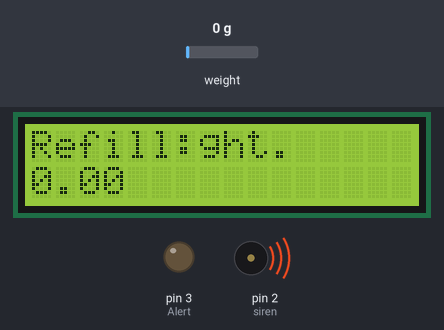
Bench run of a sketch on a simulated Arduino Uno, built with avr-gcc and run on an emulated ATmega328P. On the bench: 16×2 character LCD, output pins drawn as LEDs (lit = HIGH), buzzer (waves = sounding, pin HIGH). Inputs (shaded band) come from the test bench; at power-on: weight on the scale 0 g. What the sketch prints to the serial monitor is not drawn.

Above: at 11.7 s.
11.8 s: weight on the scale set to 100 g
At 12.5 s:
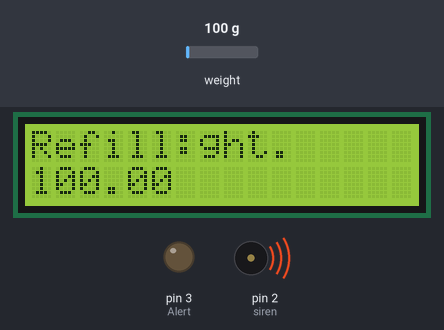
14.8 s: weight on the scale set to 324 g
At 16.0 s:
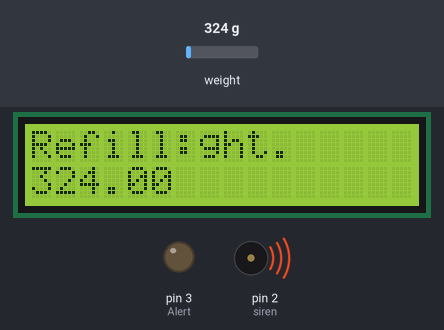
17.8 s: weight on the scale set to 375 g
At 18.6 s:
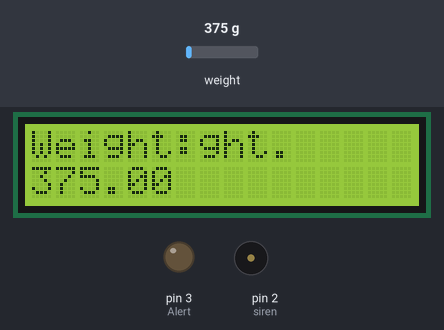
19.3 s: weight on the scale set to 100 g
At 19.9 s:
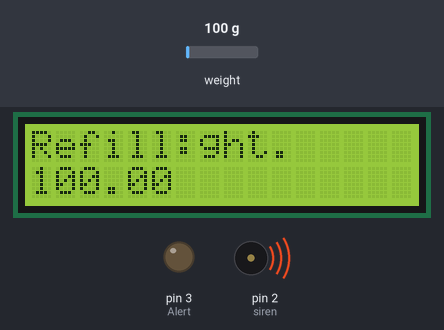
Timing chart, 0 to 22.3 s (numbered marks = the images above; inputs shaded):
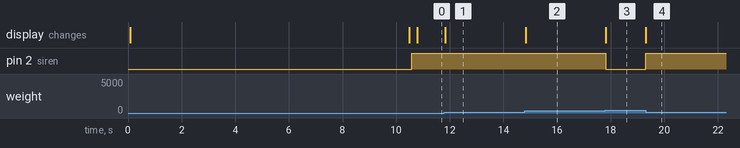

Measured:
- the behaviour switches between 359 and 360 g on weight on the scale (found by bisection; images 2 and 3)
- after the input at 11.8 s, the display: changes at once (image 1)
- after the input at 14.8 s, the display: changes at once (image 2)
- after the input at 17.8 s, pin 2 (siren): HIGH → LOW at once; the display: changes at once (image 3)
- after the input at 19.3 s, pin 2 (siren): LOW → HIGH at once; the display: changes at once (image 4)

The sketch:

Arduino.ino
```cpp
  #include <LiquidCrystal.h>
  #include <HX711_ADC.h>
  #if defined(ESP8266)|| defined(ESP32) || defined(AVR)
  #include <EEPROM.h>
  #endif

    LiquidCrystal lcd(13, 12, 10, 9, 8, 7);

    //pins:
    #define siren 2
    #define Gas A0
    #define Alert 3
    const int HX711_dout = 4; //mcu > HX711 dout pin
    const int HX711_sck = 5; //mcu > HX711 sck pin
    long count=0;
    float val;
    int sample=0;
    float xValue=0;

    //HX711 constructor:
    HX711_ADC LoadCell(HX711_dout, HX711_sck);

    const int calVal_eepromAdress = 0;
    unsigned long t = 0;

void setup()
    {
        Serial.begin(57600); delay(10);
       pinMode(Alert,OUTPUT);
       pinMode(Gas,INPUT);
       pinMode(siren,OUTPUT);

        lcd.begin(16,2);
        lcd.print("     LPG");
        lcd.setCursor(0,1);
        lcd.print("   Monitor");
        delay(2000);

      Serial.println();
      Serial.println("Starting...");

        LoadCell.begin();
        //LoadCell.setReverseOutput();          //uncomment to turn a negative output value to positive
        float calibrationValue;               // calibration value (see example file "Calibration.ino")
        calibrationValue = 222.28; // uncomment this if you want to set the calibration value in the sketch

        unsigned long stabilizingtime = 8000; // preciscion right after power-up can be improved by adding a few seconds of stabilizing time
        boolean _tare = true; //set this to false if you don't want tare to be performed in the next step
        LoadCell.start(stabilizingtime, _tare);
        if (LoadCell.getTareTimeoutFlag()) {
          Serial.println("Timeout, check MCU>HX711 wiring and pin designations");
          while (1);
        }
        else
        {
          LoadCell.setCalFactor(calibrationValue); // set calibration value (float)
          Serial.println("Startup is complete");
        }

        lcd.clear();
        lcd.print("Put Weight.");
        delay(100);

    //    calibrate();

  }

  void loop()
  {

    static boolean newDataReady = 0;
    const int serialPrintInterval = 0; //increase value to slow down serial print activity

   if (LoadCell.update()) newDataReady = true;

        xValue=LoadCell.getData();
   /*
    // Gas Leakage Detection ////////////////////////////////////////////////////////////////////////////////////////////////////////////////
             int Gas_Val=analogRead(Gas);

           // Checking Gas leakage
              if(Gas_Val > 80)  // Threshold value for gas leakage.
               {

                  Serial.print(" Gas value: ");
                  Serial.println(Gas_Val);
                  delay(100);
                  digitalWrite(Alert,HIGH);
                  digitalWrite(siren,HIGH); // LED Blinks
                  delay(600);
                  digitalWrite(siren,LOW);
                  delay(600);


               //  lcd.setCursor(0,0);
               //  lcd.print("Gas");
               //  lcd.setCursor(0,8);
               //  lcd.print("Leak...");

              }
    /////////////////////////////////////////////////////////////////////////////////////////////////////////////////////////////////////////
    */
    // check for new data/start next conversion:


    // get smoothed value from the dataset:
    if (newDataReady)
    {

        lcd.setCursor(0,0);
        lcd.print("Weight:");
        lcd.setCursor(0,4);
        lcd.print(xValue);

     if(xValue<360)
     {
      lcd.setCursor(0,0);
      lcd.print("Refill:");
      digitalWrite(siren,HIGH);   // Led Light turns ON.
     }
     else
     {
      digitalWrite(siren,LOW);

     }
    }
else
{
  lcd.print("No Weight");
}

  }
```
